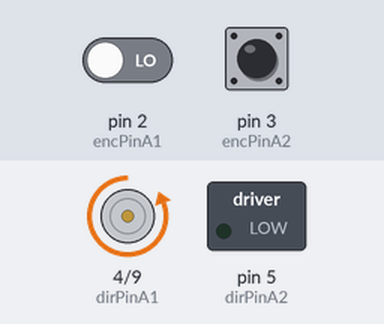
The sketch below on a simulated Arduino Uno, built with avr-gcc and run on an emulated ATmega328P. Shown: direction and speed pins drawn as motors (green arrow = direction pin HIGH = forward, orange = LOW = backward, longer = more drive), switched loads named in the sketch (green lamp = pin HIGH). The inputs (shaded band) are chosen by the test bench; at power-on: pin 2 (encPinA1) LOW, pin 3 (encPinA2) HIGH. What the sketch prints to the serial monitor is not drawn.

Above: at 14.2 s.
Timing chart, 0 to 15.7 s (numbered marks = the images above):
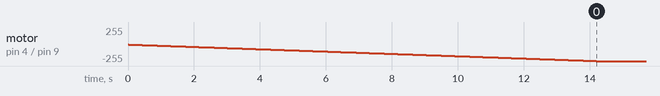

The sketch:

pidcontroller.ino
```cpp
/*
  motorUtilities.ino
  Code that runs basic functions in the Motors class
  The two motors are refered to as Motor A and Motor B.
  For each motor, there is an Encoder 1 and Encoder 2.
  Motor PWM range: 0 to 255
*/

#include "Arduino.h"
#include "Motor.h"
#include <PID_v1.h>

#define enablePinA	9
#define dirPinA1 4
#define dirPinA2 5
#define encPinA1 2
#define encPinA2 3
#define resetPin 6

//#define positionDeg 90  // Degrees to move
#define tol 2     // Tolerance for position
#define speedA 30
#define PID_UPPER_LIMIT 255
#define PID_LOWER_LIMIT 0
//#define ENCODER_LOWER_LIMTI 255
//#define ENCODER_UPPER_LIMTI 255

void encoderISRA1();  // Why do i need to add these???
void encoderISRA2();

volatile signed int encoderAPos = 0;
volatile signed int positionDeg = 90;

double Input, Output;
double Setpoint = 200;

Motor motorA(enablePinA, dirPinA1, dirPinA2);

//PID forwardPID(&Input, &Output, &Setpoint, 0.0293064240007801, 0.320652760996062, 0.000504972877460821, DIRECT);
PID forwardPID(&Input, &Output, &Setpoint, 0.0377139597446175, 0.0885241838381296, 0.00073000882783854, DIRECT);
//0.2, 0.00001, 0.0004


void setup() {
  Serial.begin(115200);

  pinMode(resetPin, INPUT);

  pinMode(encPinA1, INPUT);
  pinMode(encPinA2, INPUT);
  attachInterrupt(digitalPinToInterrupt(encPinA1), encoderISRA1, CHANGE);
  attachInterrupt(digitalPinToInterrupt(encPinA2), encoderISRA2, CHANGE);

  forwardPID.SetMode(AUTOMATIC);
  forwardPID.SetSampleTime(2);
  // ki = ki * sampletime /1000;
  // kd = kd / sampletime /1000;

  forwardPID.SetOutputLimits(PID_LOWER_LIMIT, PID_UPPER_LIMIT);
  // Set initial motor direction and PWM
  //motorA.setPWM(speedA);
  motorA.setPWM(0);
  //motorA.setDir(1);

}

// Dir(1) is CCW decrease ticks, Dir(2) is CW incr ticks

void loop(){
  int pwm;
  Input = encoderAPos;

  forwardPID.Compute();

//  if (encoderAPos < Setpoint){
//    motorA.setDir(2);
////    motorA.setPWM(Output);
//  }
//  else {//if (Output < 0){
//    motorA.setDir(1);
////    motorA.setPWM(-1*Output);
//  }
  motorA.setPWM(Output);
  Serial.print(Output);
  Serial.print("  ");

  Serial.println(motorA.encoderPos);
//
//  Serial.print("  ");
//  Serial.println(pwm);
}

void encoderISRA1()
{

  // look for a low-to-high on channel A
  if (digitalRead(encPinA1) == HIGH) {

    // check channel B to see which way encoder is turning
    if (digitalRead(encPinA2) == LOW) {
      encoderAPos = encoderAPos + 1;         // CW
    }
    else {
      encoderAPos = encoderAPos - 1;         // CCW
    }
  }

  else   // must be a high-to-low edge on channel A
  {
    // check channel B to see which way encoder is turning
    if (digitalRead(encPinA2) == HIGH) {
      encoderAPos = encoderAPos + 1;          // CW
    }
    else {
      encoderAPos = encoderAPos - 1;          // CCW
    }
  }

//  if (encoderAPos > 399) {
//    encoderAPos = encoderAPos - 400;
//  } else if (encoderAPos < 0) {
//    encoderAPos = encoderAPos + 400;
//  }

  motorA.encoderPos = encoderAPos; //update motor object inside ISR for now, possible change later?

}

void encoderISRA2(){
  // look for a low-to-high on channel B
  if (digitalRead(encPinA2) == HIGH) {

    // check channel A to see which way encoder is turning
    if (digitalRead(encPinA1) == HIGH) {
      encoderAPos = encoderAPos + 1;         // CW
    }
    else {
      encoderAPos = encoderAPos - 1;         // CCW
    }
  }

  // Look for a high-to-low on channel B

  else {
    // check channel B to see which way encoder is turning
    if (digitalRead(encPinA1) == LOW) {
      encoderAPos = encoderAPos + 1;          // CW
    }
    else {
      encoderAPos = encoderAPos - 1;          // CCW
    }
  }

// if (encoderAPos > 399) {
//    encoderAPos = encoderAPos - 400;
//  } else if (encoderAPos < 0) {
//    encoderAPos = encoderAPos + 400;
//  }

  motorA.encoderPos = encoderAPos; //update motor object inside ISR for now, possible change later?

}
```

Motor.cpp
```cpp
/*
  Motors.cpp
  Contains encoder and motor code.
  Datasheet for motor/current drive board: http://www.ece.ubc.ca/~eng-services/files/courses/elec391-spring2018/L298_Motor_Driver_Board_Datasheet.pdf
*/

#include "Arduino.h"
#include "Motor.h"

Motor::Motor(int enablePin, int dirPin1, int dirPin2)
{
  pinMode(enablePin, OUTPUT);
  pinMode(dirPin1, OUTPUT);
  pinMode(dirPin2, OUTPUT);

  _enablePin = enablePin;
  _dirPin1 = dirPin1;
  _dirPin2 = dirPin2;

  hardStopFlag = 0;
  //_pin = pin;
}

void Motor::setPWM(int pwm)
{
	if(hardStopFlag == 1){
		//Serial.print("Warning: Hard stop enabled, motor will not spin until setDir() is called \n");
	}

	analogWrite(_enablePin, pwm);

}

void Motor::setDir(int dir)
{
	hardStopFlag = 0;

	if (dir == 1){
		digitalWrite(_dirPin1, HIGH);
		digitalWrite(_dirPin2, LOW);
	}
	else if (dir == 2){
		digitalWrite(_dirPin1, LOW);
		digitalWrite(_dirPin2, HIGH);
	}
	else{
		Serial.print("Error: Invalid Motor Direction \n");
	}

}

void Motor::hardStop()
{
	hardStopFlag = 1;
	digitalWrite(_dirPin1, LOW);
	digitalWrite(_dirPin2, LOW);
}

long Motor::getRotSpeed(int interval, unsigned long deg)
{
	/*unsigned long time0 = millis();
	pos0 = encoderPos;

	while( (millis() - time0) < interval);
	pos1 = encoderPos;

	long tickPerMilSec = (pos1 - pos2)/(interval);
	return (tickPerMilSec*deg*1000);
	*/
}
```

Motor.h
```cpp
/*
  Motors.h
  Contains encoder and motor code.
*/

#ifndef Morse_h
#define Morse_h

#include "Arduino.h"

class Motor
{
  public:
    Motor(int enablePin, int dirPin1, int dirPin2);		//constructor function

	volatile signed int encoderPos;

	void setPWM(int pwm);	//turns on motor according to pwm: min 0 to max 255. setting PWM to 0 = "free running stop"
	void setDir(int dir);	//changes direction of motor (dir=1 or dir=2). If hard stop has previously been set, setDir turns motor back on.
	void hardStop(void);  	//"hard stop" of motor according to current drive datasheet. To turn motor back on, call setDir().
    long getRotSpeed(int interval, unsigned long deg); 	//return average deg/second over time interval (in milliseconds), assuming each tick is "deg" degrees

  private:
	int hardStopFlag;
    int _enablePin;
	int _dirPin1;
	int _dirPin2;
};

#endif
```

Measured:
- by itself, motor on pin 4 (dirPinA1) / pin 9 (enablePinA): moves from stopped to backward 255/255 over 14.2 s
